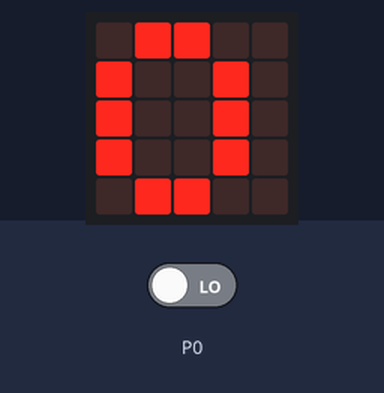
Bench run of a program on a simulated BBC micro:bit (MakeCode). On the bench: the board's 5×5 LED display. The inputs (shaded band) are chosen by the test bench; at power-on: P0 LOW. Random numbers come from a fixed seed.

Above: at 0.1 s.
At 30.9 s:
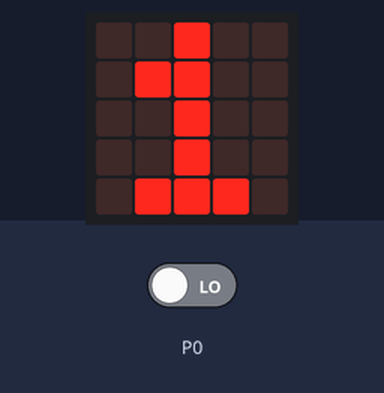
At 62.5 s:
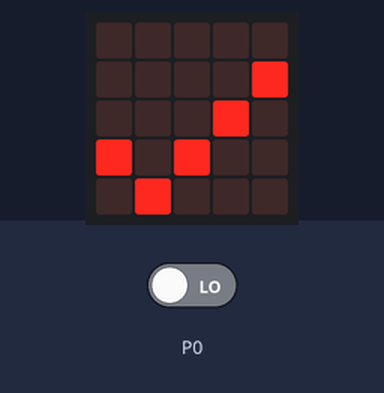
At 92.6 s:
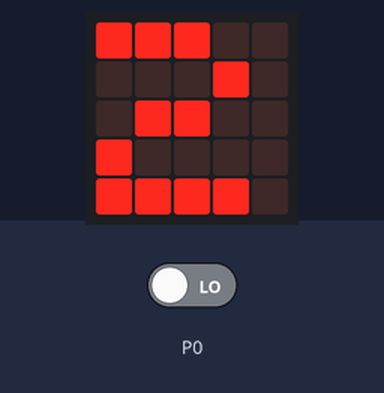
At 126.8 s:
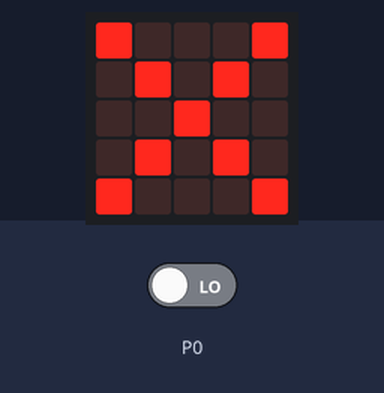

Measured:
- what the display in image 1 shows lasts 0.7 s, from 30.9 s to 31.6 s
- what the display in image 2 shows lasts 0.6 s, from 62.5 s to 63.1 s
- what the display in image 4 shows lasts 1.9 s, from 126.7 s to 128.6 s

The program:

main.ts
```typescript
let num = 0
basic.forever(function () {
    num = randint(0, 2)
    basic.showNumber(num)
    if (num == 0 && pins.digitalReadPin(DigitalPin.P0) == 0) {
        basic.showIcon(IconNames.Yes)
    } else {
        basic.showIcon(IconNames.No)
    }
    if (num == 1 && pins.digitalReadPin(DigitalPin.P0) == 1) {
        basic.showIcon(IconNames.Yes)
    } else {
        basic.showIcon(IconNames.No)
    }
    if (num == 2 && pins.digitalReadPin(DigitalPin.P0) == 2) {
        basic.showIcon(IconNames.Yes)
    } else {
        basic.showIcon(IconNames.No)
    }
})
```

test.ts
```typescript
// aquí va el archivo "tests"; esto no se compilará cuando este paquete se utilice como una extensión.
```
